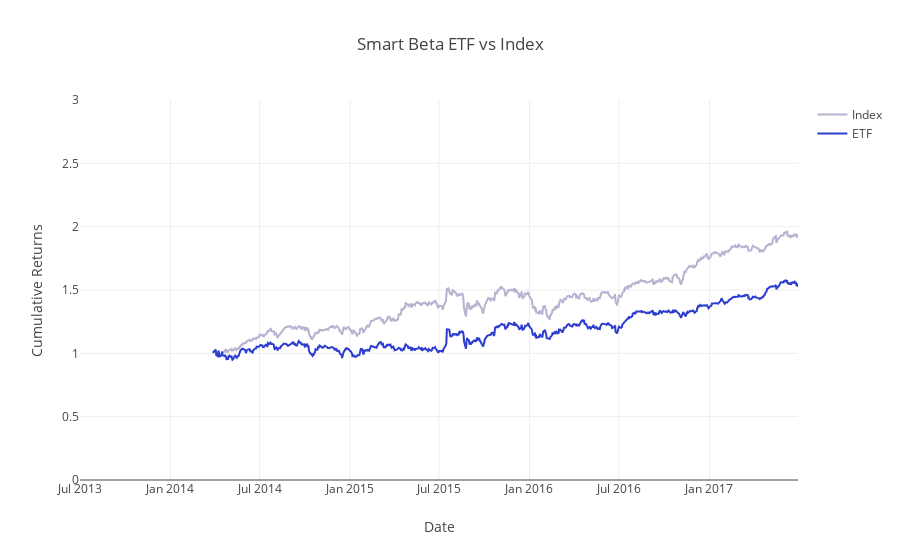

The code cell stored with this chart in its notebook:
### Markdown cell above
### View Data
Let's generate the ETF and index cumulative returns using `calculate_cumulative_returns` and compare the two.

### Code cell
index_weighted_cumulative_returns = calculate_cumulative_returns(index_weighted_returns)
etf_weighted_cumulative_returns = calculate_cumulative_returns(etf_weighted_returns)
project_helper.plot_benchmark_returns(index_weighted_cumulative_returns, etf_weighted_cumulative_returns, 'Smart Beta ETF vs Index')

### Figure 1 — Plotly figure (JSON) as saved in the notebook; plotly's stock layout.template omitted (floating-point values rounded to 4 significant figures; data arrays with more than 128 entries replaced by an {"elided": "..."} marker saying what was removed)
{"data": [{"line": {"color": "#B6B2CF"}, "name": "Index", "type": "scatter", "x": {"elided": "1009 str values"}, "y": {"elided": "1009 float values"}}, {"line": {"color": "#2D3ECF"}, "name": "ETF", "type": "scatter", "x": {"elided": "1009 str values"}, "y": {"elided": "1009 float values"}}], "layout": {"title": "Smart Beta ETF vs Index", "xaxis": {"title": "Date"}, "yaxis": {"range": [0, 3], "title": "Cumulative Returns"}}}
